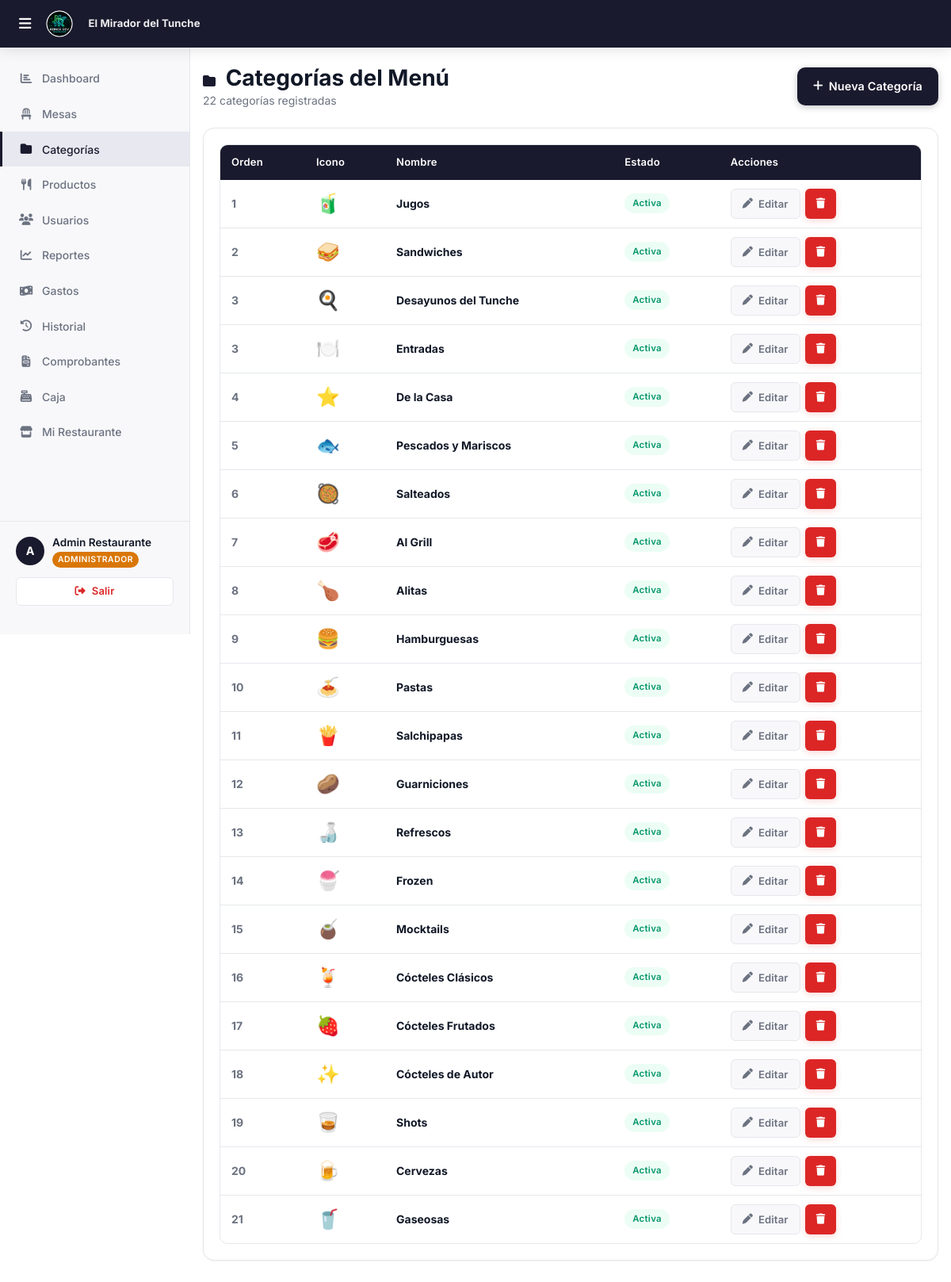
/roles/admin/menu_categorias.php (signed in), run on the app's committed database.
### tables this page shows
CREATE TABLE `facturacion_config` (
  `id` int(11) NOT NULL,
  `restaurante_id` int(11) NOT NULL,
  `ruc` varchar(11) DEFAULT NULL,
  `razon_social` varchar(200) DEFAULT NULL,
  `nombre_comercial` varchar(150) DEFAULT NULL,
  `direccion_fiscal` varchar(300) DEFAULT NULL,
  `telefono` varchar(20) DEFAULT NULL,
  `serie_boleta` varchar(4) DEFAULT 'B001',
  `serie_factura` varchar(4) DEFAULT 'F001',
  `serie_simple` varchar(4) DEFAULT 'T001',
  `correlativo_boleta` int(11) DEFAULT 0,
  `correlativo_factura` int(11) DEFAULT 0,
  `correlativo_simple` int(11) DEFAULT 0,
  `pie_mensaje` varchar(300) DEFAULT '¡Gracias por su visita!',
  `logo` varchar(255) DEFAULT NULL,
  `updated_at` timestamp NOT NULL DEFAULT current_timestamp() ON UPDATE current_timestamp()
);

CREATE TABLE `categorias` (
  `id` int(11) NOT NULL,
  `restaurante_id` int(11) NOT NULL,
  `nombre` varchar(80) NOT NULL,
  `icono` varchar(10) DEFAULT '?️',
  `orden` int(11) DEFAULT 0,
  `activo` tinyint(1) DEFAULT 1
);

### roles/admin/menu_categorias.php (the view, shortened to what this page needs)
<?php
$restauranteId = $_SESSION['restaurante_id'];
$db = getDB();
$st = $db->prepare("SELECT * FROM categorias WHERE restaurante_id = ? ORDER BY orden ASC, id ASC");
$st->execute([$restauranteId]);
$categorias = $st->fetchAll();
require_once '../../includes/header.php';
?>
        <div class="page-content">
            <div class="d-flex align-center justify-between mb-24">
                <div>
                    <h1><i class="fa-solid fa-folder" style="font-size:1rem;margin-right:6px;color:var(--primary);"></i> Categorías del Menú</h1>
                    <p><?= count($categorias) ?> categorías registradas</p>
                </div>
                <button class="btn btn-primario" onclick="nuevaCategoria()" id="btn-nueva-cat">
                    <i class="fa-solid fa-plus"></i> Nueva Categoría
                </button>
            </div>
            <div class="card">
                <?php if ($categorias): ?>
                <div class="table-wrap">
                    <table>
                        <thead>
                            <tr>
                                <th>Orden</th>
                                <th>Icono</th>
                                <th>Nombre</th>
                                <th>Estado</th>
                                <th>Acciones</th>
                            </tr>
                        </thead>
                        <tbody>
                            <?php foreach ($categorias as $c): ?>
                            <tr>
                                <td style="color:var(--text-secondary);font-weight:700;"><?= $c['orden'] ?></td>
                                <td style="font-size:1.5rem;"><?= htmlspecialchars($c['icono']) ?></td>
                                <td><strong><?= htmlspecialchars($c['nombre']) ?></strong></td>
                                <td>
                                    <span class="badge <?= $c['activo'] ? 'badge-verde' : 'badge-gris' ?>">
                                        <?= $c['activo'] ? 'Activa' : 'Inactiva' ?>
                                    </span>
                                </td>
                                <td>
                                    <div style="display:flex;gap:6px;">
                                        <button class="btn btn-ghost btn-sm" title="Editar"
                                            onclick='editarCategoria(<?= json_encode($c) ?>)'>
                                            <i class="fa-solid fa-pen"></i> Editar
                                        </button>
                                        <button class="btn btn-peligro btn-sm" title="Eliminar"
                                            onclick="eliminarCategoria(<?= $c['id'] ?>, '<?= htmlspecialchars($c['nombre'], ENT_QUOTES) ?>')">
                                            <i class="fa-solid fa-trash"></i>
                                        </button>
                                    </div>
                                </td>
                            </tr>
                            <?php endforeach; ?>
                        </tbody>
                    </table>
                </div>
                <?php endif; ?>
            </div>
        </div>
<?php require_once '../../includes/footer.php'; ?>

### includes/header.php (shortened to what this page needs)
<?php
$_brandingLogo   = BASE_URL . '/assets/logo.png';
$_brandingNombre = 'R.DEV';
if (!empty($_SESSION['restaurante_id']) && $_SESSION['rol'] !== 'superadmin') {
    try {
        $_dbB = getDB();
        $_stB = $_dbB->prepare("
            SELECT fc.logo, fc.nombre_comercial, r.nombre
            FROM restaurantes r
            LEFT JOIN facturacion_config fc ON fc.restaurante_id = r.id
            WHERE r.id = ?
        ");
        $_stB->execute([$_SESSION['restaurante_id']]);
        $_brand = $_stB->fetch();
        if ($_brand) {
            $_brandingNombre = htmlspecialchars(
                !empty($_brand['nombre_comercial']) ? $_brand['nombre_comercial'] : $_brand['nombre']
            );
        }
    } catch (Exception $_eB) {  }
}
?>
<!DOCTYPE html>
<html lang="es">
<head>
    <link rel="stylesheet" href="https://cdnjs.cloudflare.com/ajax/libs/font-awesome/6.5.1/css/all.min.css">
    <link rel="stylesheet" href="<?= BASE_URL ?>/assets/css/main.css?v=<?= filemtime(__DIR__ . '/../assets/css/main.css') ?>">
</head>
<body>
<nav class="navbar">
    <div class="navbar-brand">
        <?php if ($_SESSION['rol'] === 'superadmin'): ?>
            <img src="<?= BASE_URL ?>/assets/logo.png" alt="R.DEV" style="height:32px;width:auto;">
        <?php else: ?>
            <img src="<?= $_brandingLogo ?>" alt="<?= $_brandingNombre ?>"
                 style="height:36px;width:auto;max-width:120px;object-fit:contain;border-radius:4px;">
            <span style="font-size:.82rem;font-weight:700;color:rgba(255,255,255,.92);margin-left:8px;
                         max-width:160px;overflow:hidden;text-overflow:ellipsis;white-space:nowrap;
                         letter-spacing:.01em;">
                <?= $_brandingNombre ?>
            </span>
        <?php endif; ?>
    </div>
</nav>
<div class="layout-admin">
    <?php include __DIR__ . '/sidebar.php'; ?>
    <div class="main-content">

### assets/css/main.css (style rules this page uses)
:root { --primary: #1A1A2E; --primary-dark: #0F0F1A; --primary-light: #E8E8F0; --bg: #FFFFFF; --bg-secondary: #F8F8FA; --surface: #FFFFFF; --border: #E5E7EB; --text-primary: #111827; --text-secondary: #6B7280; --text-muted: #9CA3AF; --success: #059669; --success-bg: #ECFDF5; --warning: #D97706; --warning-bg: #FFFBEB; --danger: #DC2626; --danger-bg: #FEF2F2; --info: #2563EB; --info-bg: #EFF6FF; --shadow-xs: 0 1px 2px rgba(0, 0, 0, 0.05); --shadow-sm: 0 1px 4px rgba(0, 0, 0, 0.08); --shadow-md: 0 4px 16px rgba(0, 0, 0, 0.10); --shadow-lg: 0 8px 32px rgba(0, 0, 0, 0.12); --radius-sm: 6px; --radius-md: 10px; --radius-lg: 14px; --radius-xl: 20px; --font: 'Inter', system-ui, -apple-system, sans-serif; --transition: 0.18s ease; --rojo: #1A1A2E; --rojo-dark: #0F0F1A; --rojo-light: #E8E8F0; --naranja: #D97706; --fondo: #FFFFFF; --fondo-card: #FFFFFF; --texto: #111827; --texto-light: #6B7280; --exito: #059669; --exito-dark: #047857; --peligro: #DC2626; --advertencia: #D97706; --dorado: #D97706; --gris: #9CA3AF; --gris-claro: #F3F4F6; --borde: #E5E7EB; --sombra: 0 1px 4px rgba(0, 0, 0, 0.08); --sombra-lg: 0 8px 32px rgba(0, 0, 0, 0.12); --radio: 14px; --radio-sm: 6px; --radio-lg: 20px; --transicion: 0.18s ease; --fuente: 'Inter', system-ui, -apple-system, sans-serif; }
*, *::before, *::after { box-sizing: border-box; margin: 0; padding: 0; }
html { font-size: 16px; scroll-behavior: smooth; }
body { font-family: var(--font); background: var(--bg); color: var(--text-primary); min-height: 100vh; line-height: 1.5; -webkit-font-smoothing: antialiased; }
img { max-width: 100%; display: block; }
button { cursor: pointer; font-family: var(--font); }
h1 { font-size: clamp(1.25rem, 3.5vw, 1.75rem); font-weight: 700; line-height: 1.3; color: var(--text-primary); }
p { font-size: 0.875rem; color: var(--text-secondary); }
.page-content { padding: 20px 16px 100px; }
.navbar { background: var(--primary); color: #fff; padding: 0 16px; height: 60px; display: flex; align-items: center; justify-content: space-between; position: sticky; top: 0; z-index: 100; box-shadow: var(--shadow-md); }
.navbar-brand { display: flex; align-items: center; gap: 10px; font-weight: 700; font-size: 1rem; }
.layout-admin { display: flex; min-height: calc(100vh - 60px); }
.main-content { flex: 1; overflow: hidden; min-width: 0; }
.card { background: var(--surface); border-radius: var(--radius-lg); border: 1px solid var(--border); box-shadow: var(--shadow-xs); padding: 20px; }
.btn { display: inline-flex; align-items: center; justify-content: center; gap: 7px; min-height: 48px; padding: 11px 20px; border-radius: var(--radius-md); font-size: 0.9rem; font-weight: 600; border: none; transition: all var(--transition); white-space: nowrap; font-family: var(--font); cursor: pointer; letter-spacing: 0.01em; }
.btn-sm { min-height: 38px; padding: 7px 14px; font-size: 0.82rem; border-radius: var(--radius-sm); }
.btn-primario { background: var(--primary); color: #fff; box-shadow: 0 2px 8px rgba(26, 26, 46, .25); }
.btn-peligro { background: var(--danger); color: #fff; box-shadow: 0 2px 8px rgba(220, 38, 38, .20); }
.btn-ghost { background: var(--bg-secondary); color: var(--text-secondary); border: 1px solid var(--border); }
.table-wrap { overflow-x: auto; border-radius: var(--radius-md); border: 1px solid var(--border); }
table { width: 100%; border-collapse: collapse; font-size: 0.875rem; }
thead tr { background: var(--primary); color: #fff; }
thead th { padding: 12px 14px; font-weight: 600; text-align: left; font-size: 0.8125rem; letter-spacing: 0.02em; }
tbody tr { border-bottom: 1px solid var(--border); transition: background var(--transition); }
tbody tr:last-child { border-bottom: none; }
tbody td { padding: 11px 14px; color: var(--text-primary); }
.badge { display: inline-flex; align-items: center; gap: 4px; padding: 4px 10px; border-radius: 999px; font-size: 0.71rem; font-weight: 600; letter-spacing: 0.03em; }
.badge-verde { background: var(--success-bg); color: var(--success); }
.d-flex { display: flex; }
.align-center { align-items: center; }
.justify-between { justify-content: space-between; }
.mb-24 { margin-bottom: 24px; }
.table-wrap { overflow-x: auto; -webkit-overflow-scrolling: touch; }

### data on the page
facturacion_config: nombre_comercial "El Mirador del Tunche"
categorias: orden "1", icono "🧃", nombre "Jugos", activo "Activa"
categorias: orden "2", icono "🥪", nombre "Sandwiches", activo "Activa"
categorias: orden "3", icono "🍳", nombre "Desayunos del Tunche", activo "Activa"
categorias: orden "3", icono "🍽️", nombre "Entradas", activo "Activa"
categorias: orden "4", icono "⭐", nombre "De la Casa", activo "Activa"
categorias: orden "5", icono "🐟", nombre "Pescados y Mariscos", activo "Activa"
categorias: orden "6", icono "🥘", nombre "Salteados", activo "Activa"
categorias: orden "7", icono "🥩", nombre "Al Grill", activo "Activa"
categorias: orden "8", icono "🍗", nombre "Alitas", activo "Activa"
categorias: orden "9", icono "🍔", nombre "Hamburguesas", activo "Activa"
categorias: orden "10", icono "🍝", nombre "Pastas", activo "Activa"
categorias: orden "11", icono "🍟", nombre "Salchipapas", activo "Activa"
categorias: orden "12", icono "🥔", nombre "Guarniciones", activo "Activa"
categorias: orden "13", icono "🍶", nombre "Refrescos", activo "Activa"
categorias: orden "14", icono "🍧", nombre "Frozen", activo "Activa"
categorias: orden "15", icono "🧉", nombre "Mocktails", activo "Activa"
categorias: orden "16", icono "🍹", nombre "Cócteles Clásicos", activo "Activa"
categorias: orden "17", icono "🍓", nombre "Cócteles Frutados", activo "Activa"
categorias: orden "18", icono "✨", nombre "Cócteles de Autor", activo "Activa"
categorias: orden "19", icono "🥃", nombre "Shots", activo "Activa"
categorias: orden "20", icono "🍺", nombre "Cervezas", activo "Activa"
categorias: orden "21", icono "🥤", nombre "Gaseosas", activo "Activa"

### other printed values
$nombreInicial "A"
$_SESSION['nombre'] "Admin Restaurante"
$rolLabel "ADMINISTRADOR"
count($categorias) "22"
